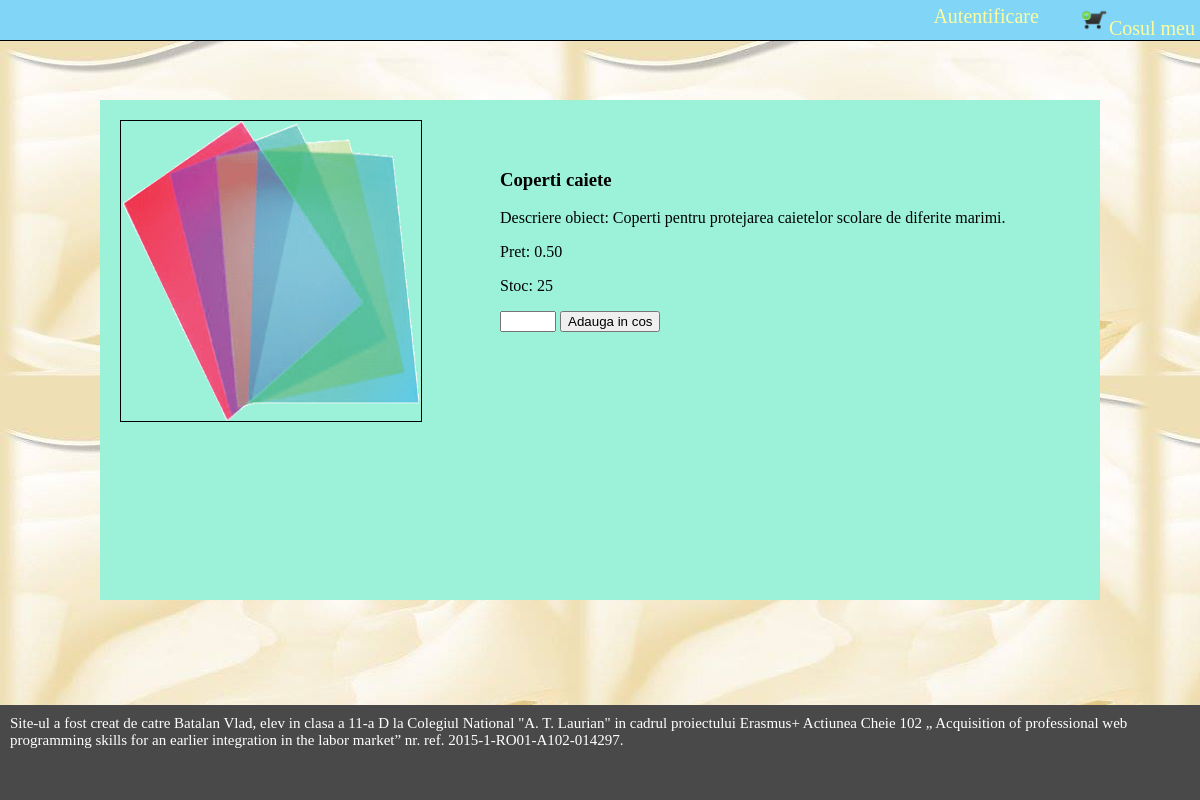
The app's page /magazin/item.php?id=1 with its own data.
### tables this page shows
CREATE TABLE `produse` (
  `id` int(11) NOT NULL,
  `nume` varchar(50) NOT NULL,
  `imagine` varchar(50) NOT NULL,
  `pret` float(10,2) NOT NULL,
  `categorie` varchar(50) NOT NULL,
  `descriere` text NOT NULL,
  `stoc` int(11) NOT NULL
);

### magazin/item.php (the view, shortened to what this page needs)
<html>
	<?php
		include 'include/connection.php';
	?>
<head>
	<link rel='stylesheet' href='css/main.css'>
</head>
<body style='background-image: url("img/background.jpg");'>
	<?php
		include 'include/user-bar.php';
	?>
	<div class='container-item'>
		<?php
			if(isset($_GET['id']))
			{
				$sql = "SELECT * FROM produse WHERE id = '".$_GET['id']."'";
				$result = mysqli_query($conn, $sql);
				if(mysqli_num_rows($result) == 1)
				{
					$row = mysqli_fetch_assoc($result);
					echo "
						<div class='image'>
							<img src='img/".$row['imagine']."'>
						</div>";
					echo "	<div class='content-item'>
							<h3>".$row['nume']."</h3>
							<p> Descriere obiect: ".$row['descriere']."</p>
							<p> Pret: ".$row['pret']."</p>
							<p> Stoc: ".$row['stoc']."</p>
							<form action='item.php?id=".$_GET['id']."' method='post'>
								<input type='number' min=1 max=".$row['stoc']." name='numar'>
								<input type='submit' name='submit' value='Adauga in cos'>
							</form>
						</div>
					";
				}
			}
		?>
	</div>
	<?php
		include 'include/footer.php';
	?>
</body>
</html>

### magazin/css/main.css (style rules this page uses)
html, body { margin: 0px; padding: 0px; }
.container-item { background-color: #9BF2D8; margin: auto; width: 1000px; margin-top: 100px; height: 500px; margin-bottom: 100px; }
.content-item { padding-top: 50px; padding-left: 400px; padding-bottom: 120px }
.image { float: left; width: 300px; height: 300px; margin: 20px; }
.image img { width: 100%; height: 100%; border: 1px solid black; }

### records on screen
produse: imagine (picture), nume "Coperti caiete", descriere "Coperti pentru protejarea caietelor scolare de diferite marimi.", pret "0.50", stoc "25"
